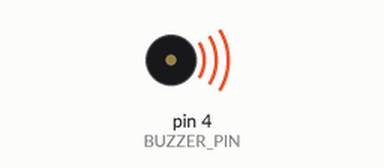
This sketch was run on a simulated Arduino Uno, built with avr-gcc and run on an emulated ATmega328P. Parts: buzzer (waves = sounding).

Above: at 12.3 s.
At 35.2 s:
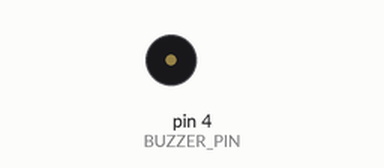
Timing chart, 0 to 36.7 s (numbered marks = the images above):
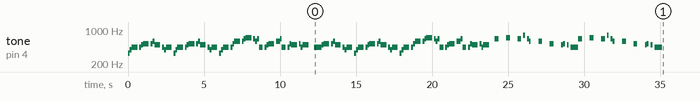

The sketch:

Buzzer_V2_melody2.ino
```cpp
#include <Servo.h>
//#define BUZZER_PIN_PIN 4

// Variables globales
Servo Servo_droit;
Servo Servo_gauche;

const int BUZZER_PIN = 4;
//songspeed: Si on met un chiffre plus grand, c'est pour l'accélérer
const int songspeed = 1.5;
//*****************************************
#define NOTE_C4  262   //Définir la fréquence
#define NOTE_D4  294
#define NOTE_E4  330
#define NOTE_F4  349
#define NOTE_G4  392
#define NOTE_A4  440
#define NOTE_B4  494
#define NOTE_C5  523
#define NOTE_D5  587
#define NOTE_E5  659
#define NOTE_F5  698
#define NOTE_G5  784
#define NOTE_A5  880
#define NOTE_B5  988
//*****************************************
int notes[] = {
   NOTE_E4, NOTE_G4, NOTE_A4, NOTE_A4, 0,
   NOTE_A4, NOTE_B4, NOTE_C5, NOTE_C5, 0,
   NOTE_C5, NOTE_D5, NOTE_B4, NOTE_B4, 0,
   NOTE_A4, NOTE_G4, NOTE_A4, 0,

   NOTE_E4, NOTE_G4, NOTE_A4, NOTE_A4, 0,
   NOTE_A4, NOTE_B4, NOTE_C5, NOTE_C5, 0,
   NOTE_C5, NOTE_D5, NOTE_B4, NOTE_B4, 0,
   NOTE_A4, NOTE_G4, NOTE_A4, 0,

   NOTE_E4, NOTE_G4, NOTE_A4, NOTE_A4, 0,
   NOTE_A4, NOTE_C5, NOTE_D5, NOTE_D5, 0,
   NOTE_D5, NOTE_E5, NOTE_F5, NOTE_F5, 0,
   NOTE_E5, NOTE_D5, NOTE_E5, NOTE_A4, 0,

   NOTE_A4, NOTE_B4, NOTE_C5, NOTE_C5, 0,
   NOTE_D5, NOTE_E5, NOTE_A4, 0,
   NOTE_A4, NOTE_C5, NOTE_B4, NOTE_B4, 0,
   NOTE_C5, NOTE_A4, NOTE_B4, 0,

   NOTE_A4, NOTE_A4,

   //Répéter la première partie
   NOTE_A4, NOTE_B4, NOTE_C5, NOTE_C5, 0,
   NOTE_C5, NOTE_D5, NOTE_B4, NOTE_B4, 0,
   NOTE_A4, NOTE_G4, NOTE_A4, 0,

   NOTE_E4, NOTE_G4, NOTE_A4, NOTE_A4, 0,
   NOTE_A4, NOTE_B4, NOTE_C5, NOTE_C5, 0,
   NOTE_C5, NOTE_D5, NOTE_B4, NOTE_B4, 0,
   NOTE_A4, NOTE_G4, NOTE_A4, 0,

   NOTE_E4, NOTE_G4, NOTE_A4, NOTE_A4, 0,
   NOTE_A4, NOTE_C5, NOTE_D5, NOTE_D5, 0,
   NOTE_D5, NOTE_E5, NOTE_F5, NOTE_F5, 0,
   NOTE_E5, NOTE_D5, NOTE_E5, NOTE_A4, 0,

   NOTE_A4, NOTE_B4, NOTE_C5, NOTE_C5, 0,
   NOTE_D5, NOTE_E5, NOTE_A4, 0,
   NOTE_A4, NOTE_C5, NOTE_B4, NOTE_B4, 0,
   NOTE_C5, NOTE_A4, NOTE_B4, 0,
   //Fin

   NOTE_E5, 0, 0, NOTE_F5, 0, 0,
   NOTE_E5, NOTE_E5, 0, NOTE_G5, 0, NOTE_E5, NOTE_D5, 0, 0,
   NOTE_D5, 0, 0, NOTE_C5, 0, 0,
   NOTE_B4, NOTE_C5, 0, NOTE_B4, 0, NOTE_A4,

   NOTE_E5, 0, 0, NOTE_F5, 0, 0,
   NOTE_E5, NOTE_E5, 0, NOTE_G5, 0, NOTE_E5, NOTE_D5, 0, 0,
   NOTE_D5, 0, 0, NOTE_C5, 0, 0,
   NOTE_B4, NOTE_C5, 0, NOTE_B4, 0, NOTE_A4
};
//*****************************************
int duration[] = {         //Durée de chaque intonation (ms)
  125, 125, 250, 125, 125,
  125, 125, 250, 125, 125,
  125, 125, 250, 125, 125,
  125, 125, 375, 125,

  125, 125, 250, 125, 125,
  125, 125, 250, 125, 125,
  125, 125, 250, 125, 125,
  125, 125, 375, 125,

  125, 125, 250, 125, 125,
  125, 125, 250, 125, 125,
  125, 125, 250, 125, 125,
  125, 125, 125, 250, 125,

  125, 125, 250, 125, 125,
  250, 125, 250, 125,
  125, 125, 250, 125, 125,
  125, 125, 375, 375,

  250, 125,
  //Rpeat of First Part
  125, 125, 250, 125, 125,
  125, 125, 250, 125, 125,
  125, 125, 375, 125,

  125, 125, 250, 125, 125,
  125, 125, 250, 125, 125,
  125, 125, 250, 125, 125,
  125, 125, 375, 125,

  125, 125, 250, 125, 125,
  125, 125, 250, 125, 125,
  125, 125, 250, 125, 125,
  125, 125, 125, 250, 125,

  125, 125, 250, 125, 125,
  250, 125, 250, 125,
  125, 125, 250, 125, 125,
  125, 125, 375, 375,
  //Fin

  250, 125, 375, 250, 125, 375,
  125, 125, 125, 125, 125, 125, 125, 125, 375,
  250, 125, 375, 250, 125, 375,
  125, 125, 125, 125, 125, 500,

  250, 125, 375, 250, 125, 375,
  125, 125, 125, 125, 125, 125, 125, 125, 375,
  250, 125, 375, 250, 125, 375,
  125, 125, 125, 125, 125, 500
};

void setup() {
  for (int i=0;i<203;i++){              //203: intonations totales pour cette chanson
  int wait = duration[i] * songspeed;
  tone(BUZZER_PIN,notes[i],wait);       //tone(pin,frequency,duration)
  delay(wait);}
}

void loop() {

}
```
